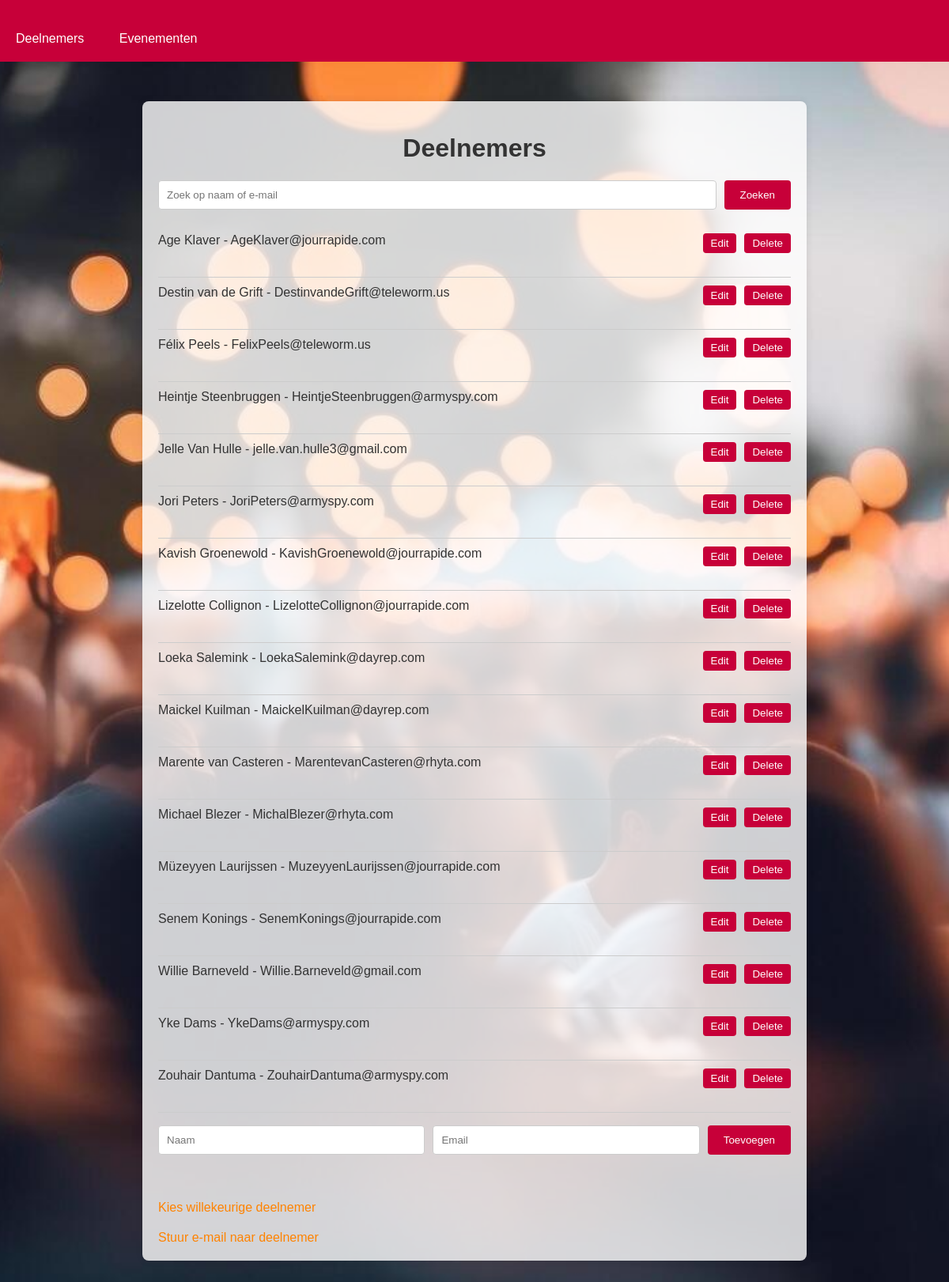
The page / on the database its author committed.
### app.py (models this page shows)
class Participant(db.Model):
    id = db.Column(db.Integer, primary_key=True)
    name = db.Column(db.String(100), nullable=False)
    email = db.Column(db.String(100), nullable=False, unique=True)
    events = db.relationship('Event', secondary=event_participants, backref=db.backref('participants', lazy=True))

### app.py (the view)
@app.route('/')
def index():
    search_query = request.args.get('search')
    if search_query:
        participants = Participant.query.filter(
            Participant.name.contains(search_query) |
            Participant.email.contains(search_query)
        ).order_by(Participant.name).all()
    else:
        participants = Participant.query.order_by(Participant.name).all()
    return render_template('index.html', participants=participants)

### templates/index.html (shortened to what this page needs)
<!DOCTYPE html>
<html lang="en">
<head>
    <link rel="stylesheet" href="{{ url_for('static', filename='style.css') }}">
</head>
<body style="background: url('{{ url_for('static', filename='background.jpg') }}') no-repeat center center fixed; background-size: cover;">
    <nav>
        <a href="/">Deelnemers</a>
        <a href="/events">Evenementen</a>
    </nav>
    <div class="container">
        <h1>Deelnemers</h1>
        <form action="/" method="GET">
            <input type="text" name="search" placeholder="Zoek op naam of e-mail">
            <button type="submit">Zoeken</button>
        </form>
        <ul>
            {% for participant in participants %}
            <li>
                {{ participant.name }} - {{ participant.email }}
                <div class="participant-actions">
                    <form action="{{ url_for('edit', id=participant.id) }}" method="GET">
                        <button type="submit">Edit</button>
                    </form>
                    <form action="{{ url_for('delete', id=participant.id) }}" method="POST">
                        <button type="submit">Delete</button>
                    </form>
                </div>
            </li>
            {% endfor %}
        </ul>
        <form action="/add" method="POST">
            <input type="text" name="name" placeholder="Naam" required>
            <input type="email" name="email" placeholder="Email" required>
            <button type="submit">Toevoegen</button>
        </form>
        <br>
        <a href="/random">Kies willekeurige deelnemer</a>
        <br>
        <a href="/send_email">Stuur e-mail naar deelnemer</a>
    </div>
</body>
</html>

### static/style.css (style rules this page uses)
body { font-family: Arial, sans-serif; background-color: #900C3F ; color: #333; margin: 0; padding: 0; }
.container { max-width: 800px; margin: 50px auto; padding: 20px; background-color: rgba(255, 255, 255, 0.8); border-radius: 8px; box-shadow: 0 0 10px rgba(0, 0, 0, 0.1); }
h1 { text-align: center; color: #333; }
form { display: flex; justify-content: space-between; margin-bottom: 20px; }
form input[type="text"], form input[type="email"], form input[type="password"] { flex: 1; padding: 10px; margin-right: 10px; border: 1px solid #ccc; border-radius: 4px; }
form button { padding: 10px 20px; background-color: #C70039; color: white; border: none; border-radius: 4px; cursor: pointer; }
ul { list-style-type: none; padding: 0; }
li { display: flex; justify-content: space-between; padding: 10px 0; border-bottom: 1px solid #ccc; }
a { display: inline-block; margin-top: 20px; color: #FF8300; text-decoration: none; }
nav { background-color: #C70039 ; padding: 10px 0; margin-bottom: 20px; }
nav a { color: white; text-decoration: none; padding: 10px 20px; display: inline-block; }
.participant-actions, .event-actions { display: flex; gap: 10px; }
.participant-actions form, .event-actions form { display: inline; }
.participant-actions button, .event-actions button { padding: 5px 10px; background-color: #FF8300; color: white; border: none; border-radius: 4px; cursor: pointer; }

### templates/index.html (style rules this page uses)
.participant-actions { display: flex; gap: 10px; }
.participant-actions form { display: inline; }
.participant-actions button { padding: 5px 10px; background-color: #C70039; color: white; border: none; border-radius: 4px; cursor: pointer; }

### rows shown on the page
Participant: name "Age Klaver", email "AgeKlaver@jourrapide.com"
Participant: name "Destin van de Grift", email "DestinvandeGrift@teleworm.us"
Participant: name "Félix Peels", email "FelixPeels@teleworm.us"
Participant: name "Heintje Steenbruggen", email "HeintjeSteenbruggen@armyspy.com"
Participant: name "Jelle Van Hulle", email "jelle.van.hulle3@gmail.com"
Participant: name "Jori Peters", email "JoriPeters@armyspy.com"
Participant: name "Kavish Groenewold", email "KavishGroenewold@jourrapide.com"
Participant: name "Lizelotte Collignon", email "LizelotteCollignon@jourrapide.com"
Participant: name "Loeka Salemink", email "LoekaSalemink@dayrep.com"
Participant: name "Maickel Kuilman", email "MaickelKuilman@dayrep.com"
Participant: name "Marente van Casteren", email "MarentevanCasteren@rhyta.com"
Participant: name "Michael Blezer", email "MichalBlezer@rhyta.com"
Participant: name "Müzeyyen Laurijssen", email "MuzeyyenLaurijssen@jourrapide.com"
Participant: name "Senem Konings", email "SenemKonings@jourrapide.com"
Participant: name "Willie Barneveld", email "Willie.Barneveld@gmail.com"
Participant: name "Yke Dams", email "YkeDams@armyspy.com"
Participant: name "Zouhair Dantuma", email "ZouhairDantuma@armyspy.com"
